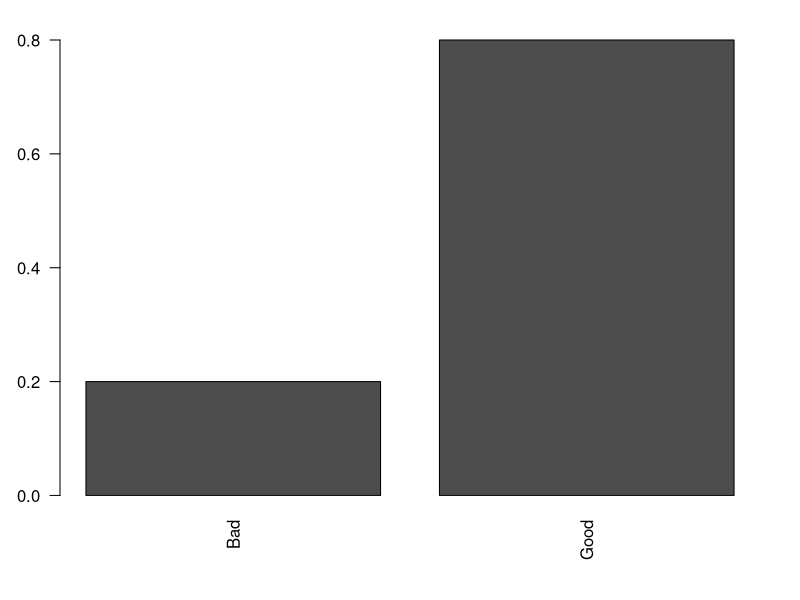
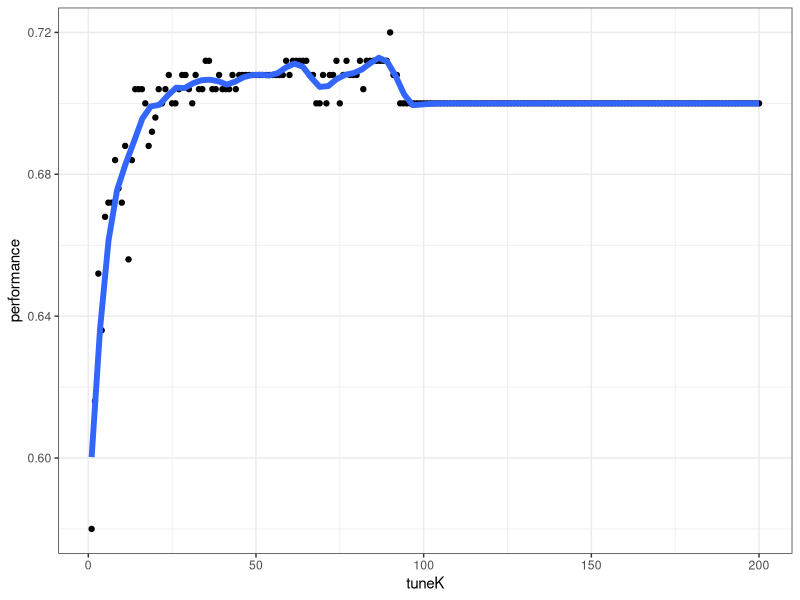

Generate these figures, in order, with R:
## ---- chunk 1
library(caret)
data(GermanCredit)
## ---- chunk 2
knnFit <- knn3(Class ~ Duration+Amount+Age+ResidenceDuration+NumberExistingCredits, data = GermanCredit, k=40, prob=TRUE)
knnFit
## ---- chunk 3
pred <- predict(knnFit, data.frame(Amount = 1100, Duration = 24, NumberExistingCredits= 3, Age = 30, ResidenceDuration = 4))
t(pred)
par(mar=c(5,3,2,2))
barplot(pred, las=2)

# majority voting
pred <- predict(knnFit, data.frame(Amount = 1100, Duration = 24, NumberExistingCredits= 3, Age = 30, ResidenceDuration = 4), type="class")
## ---- chunk 4
knnFit <- knn3(Class ~ Duration+Amount+Age+ResidenceDuration+NumberExistingCredits, data = GermanCredit, k=40)
pred <- predict(knnFit, GermanCredit, type="class")
pred
tab<-table(true = GermanCredit$Class, predicted = pred)
tab

sum(diag(tab)) / sum(tab)
## ---- chunk 5
set.seed(1000)
indxTrain <- createDataPartition(y = GermanCredit$Class, p = 0.75)
str(indxTrain)

GermanCreditTrain <- GermanCredit[indxTrain$Resample1,]
GermanCreditTest <- GermanCredit[-indxTrain$Resample1,]
## ---- chunk 6
knnFit <- knn3(Class ~ Duration+Amount+Age+ CreditHistory.Delay+NumberExistingCredits, data = GermanCreditTrain, k=40, prob=TRUE)
knnFit
pred <- predict(knnFit, GermanCreditTest, type="class")

tab <- table(true = GermanCreditTest$Class, predicted = pred)
tab
tab2 <- prop.table(tab, 1)
tab2

sum(diag(tab)) / sum(tab)
sum(diag(tab2)) / sum(tab2)
## ---- chunk 7
tuneK <- 1:200

performance <- sapply(tuneK, function(k) {
  knnFit <- knn3(Class ~ Duration+Amount+Age+ResidenceDuration+NumberExistingCredits, data = GermanCreditTrain, k=k)
  tab <- table(true = GermanCreditTest$Class,
          predict = predict(knnFit, GermanCreditTest, type="class"))
  sum(diag(tab)) / sum(tab)
}) 

df <- data.frame(tuneK, performance)

ggplot(df, aes(tuneK, performance)) +
  geom_point() + 
  geom_smooth(se=FALSE, span=0.1, size=2) +
  theme_bw()
